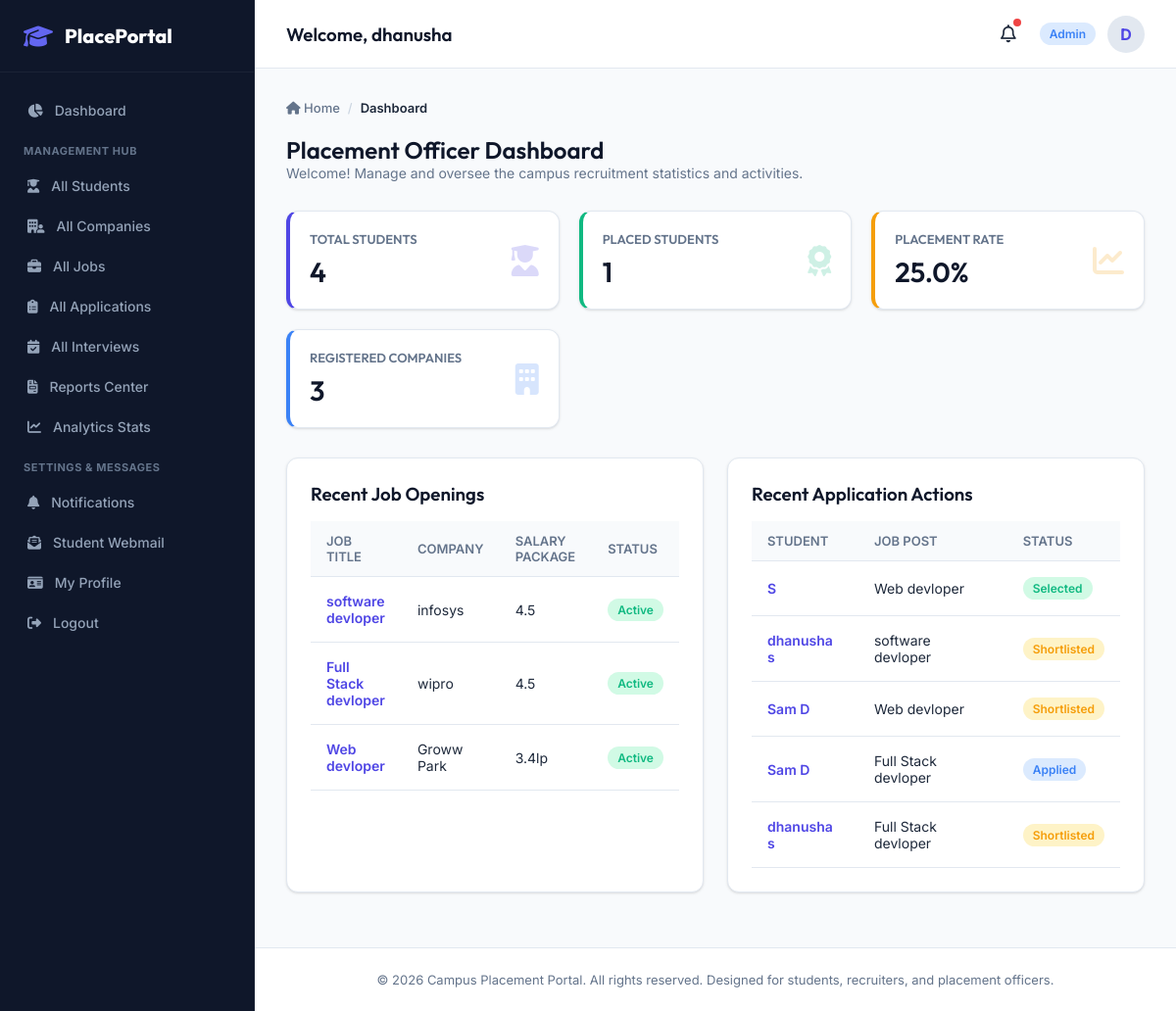
The app's page /dashboard/ (signed in), older data.
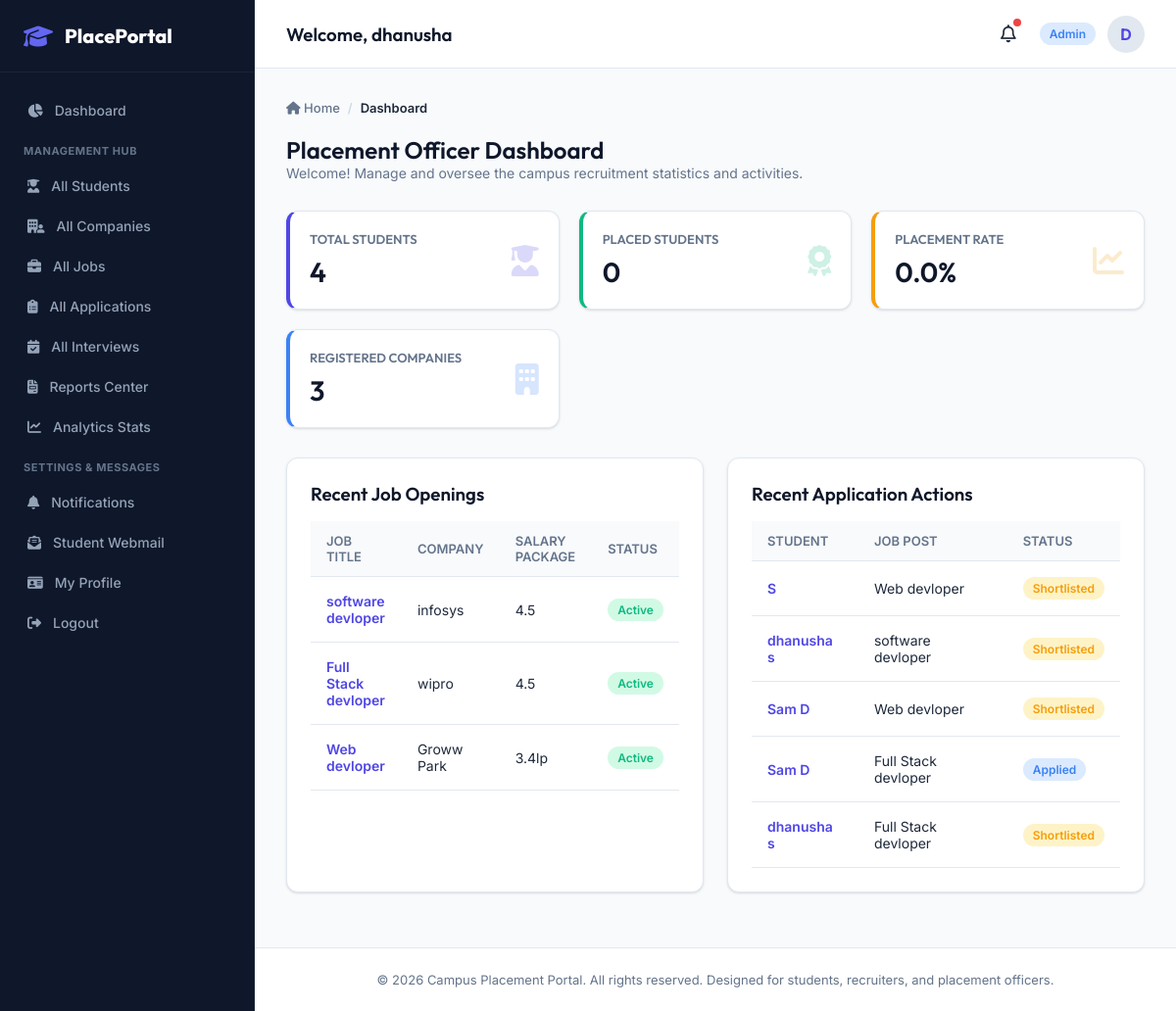
The same page, newer data.
### apps/applications/models.py (models this page shows, shortened)
class Application(models.Model):
    STATUS_CHOICES = (
        ('applied', 'Applied'),
        ('shortlisted', 'Shortlisted'),
        ('rejected', 'Rejected'),
        ('selected', 'Selected'),
    )
    job = models.ForeignKey(Job, on_delete=models.CASCADE, related_name='applications')
    student = models.ForeignKey(StudentProfile, on_delete=models.CASCADE, related_name='applications')
    applied_at = models.DateTimeField(auto_now_add=True)
    resume = models.FileField(upload_to='application_resumes/', blank=True, null=True)
    status = models.CharField(max_length=20, choices=STATUS_CHOICES, default='applied')
    cover_letter = models.TextField(blank=True)
    feedback = models.TextField(blank=True, help_text="Feedback from the recruiter")
    class Meta:
        unique_together = ('job', 'student')

### apps/students/models.py (models this page shows, shortened)
class StudentProfile(models.Model):
    STATUS_CHOICES = (
        ('unplaced', 'Unplaced'),
        ('shortlisted', 'Shortlisted'),
        ('placed', 'Placed'),
    )
    user = models.OneToOneField(settings.AUTH_USER_MODEL, on_delete=models.CASCADE, related_name='student_profile')
    roll_number = models.CharField(max_length=20, unique=True)
    department = models.CharField(max_length=100)
    course = models.CharField(max_length=100)
    batch_year = models.IntegerField()
    cgpa = models.DecimalField(max_digits=4, decimal_places=2)
    phone = models.CharField(max_length=15, blank=True, null=True)
    resume = models.FileField(upload_to='resumes/', blank=True, null=True)
    skills = models.TextField(blank=True, help_text="Comma-separated list of skills")
    placement_status = models.CharField(max_length=20, choices=STATUS_CHOICES, default='unplaced')

### apps/accounts/models.py (models this page shows, shortened)
class User(AbstractUser):
    ROLE_CHOICES = (
        ('student', 'Student'),
        ('company', 'Company'),
        ('officer', 'Placement Officer'),
        ('admin', 'Admin'),
    )
    role = models.CharField(max_length=20, choices=ROLE_CHOICES, default='student')
    phone_number = models.CharField(max_length=15, blank=True, null=True)

### apps/jobs/models.py (models this page shows, shortened)
class Job(models.Model):
    JOB_TYPE_CHOICES = (
        ('full_time', 'Full-time'),
        ('internship', 'Internship'),
        ('part_time', 'Part-time'),
    )
    company = models.ForeignKey(CompanyProfile, on_delete=models.CASCADE, related_name='jobs')
    title = models.CharField(max_length=200)
    description = models.TextField()
    requirements = models.TextField(blank=True, help_text="Additional job requirements")
    skills_required = models.TextField(blank=True, help_text="Comma-separated list of required skills")
    location = models.CharField(max_length=150)
    job_type = models.CharField(max_length=20, choices=JOB_TYPE_CHOICES, default='full_time')
    salary_package = models.CharField(max_length=50, help_text="e.g. 12 LPA, 50,000/month")
    eligibility_criteria = models.DecimalField(max_digits=4, decimal_places=2, default=0.00, help_text="Minimum required CGPA")
    application_deadline = models.DateTimeField()
    is_active = models.BooleanField(default=True)
    created_at = models.DateTimeField(auto_now_add=True)

### apps/dashboard/views.py (the view)
# urls.py: path('', views.dashboard_home, name='home'),
@login_required
def dashboard_home(request):
    user = request.user
    if user.role == 'student':
        return student_dashboard(request)
    elif user.role == 'company':
        return company_dashboard(request)
    elif user.role in ['officer', 'admin']:
        return admin_dashboard(request)
    return redirect('accounts:login')

### templates/dashboard/admin_dashboard.html (shortened to what the changed rows need)
{% extends 'base.html' %}
{% block content %}
<div style="margin-bottom: 30px;">
    <h2>Placement Officer Dashboard</h2>
</div>
<div style="display: grid; grid-template-columns: repeat(auto-fit, minmax(220px, 1fr)); gap: 20px; margin-bottom: 30px;">
    <div class="card" style="display: flex; align-items: center; justify-content: space-between; padding: 20px; border-left: 4px solid var(--primary); margin: 0;">
        <div>
            <h2 style="font-size: 28px; margin-top: 8px;">{{ student_count }}</h2>
        </div>
    </div>
    <div class="card" style="display: flex; align-items: center; justify-content: space-between; padding: 20px; border-left: 4px solid var(--success); margin: 0;">
        <div>
            <h4 style="color: var(--text-muted); font-size: 13px; text-transform: uppercase;">Placed Students</h4>
            <h2 style="font-size: 28px; margin-top: 8px;">{{ placed_count }}</h2>
        </div>
    </div>
    <div class="card" style="display: flex; align-items: center; justify-content: space-between; padding: 20px; border-left: 4px solid var(--warning); margin: 0;">
        <div>
            <h4 style="color: var(--text-muted); font-size: 13px; text-transform: uppercase;">Placement Rate</h4>
            <h2 style="font-size: 28px; margin-top: 8px;">{{ placement_rate }}%</h2>
        </div>
    </div>
    <div class="card" style="display: flex; align-items: center; justify-content: space-between; padding: 20px; border-left: 4px solid var(--info); margin: 0;">
        <div>
            <h2 style="font-size: 28px; margin-top: 8px;">{{ company_count }}</h2>
        </div>
    </div>
</div>
<div style="display: grid; grid-template-columns: 1fr 1fr; gap: 24px;">
    <div class="card">
        {% if recent_jobs %}
            <div class="table-responsive">
                <table>
                    <thead>
                        <tr>
                            <th>Job Title</th>
                            <th>Company</th>
                            <th>Salary Package</th>
                            <th>Status</th>
                        </tr>
                    </thead>
                </table>
            </div>
        {% else %}
            <p style="color: var(--text-muted); font-size: 14px;">No jobs posted in the system yet.</p>
        {% endif %}
    </div>
    <div class="card">
        {% if recent_applications %}
            <div class="table-responsive">
                <table>
                    <thead>
                        <tr>
                            <th>Student</th>
                            <th>Job Post</th>
                            <th>Status</th>
                        </tr>
                    </thead>
                    <tbody>
                        {% for app in recent_applications %}
                            <tr>
                                <td><a href="{% url 'students:student_detail' pk=app.student.pk %}" style="font-weight: 600;">{{ app.student.user.get_full_name }}</a></td>
                                <td>{{ app.job.title }}</td>
                                <td>
                                    {% if app.status == 'selected' %}
                                        <span class="badge badge-success">Selected</span>
                                    {% elif app.status == 'shortlisted' %}
                                        <span class="badge badge-warning">Shortlisted</span>
                                    {% elif app.status == 'rejected' %}
                                        <span class="badge badge-danger">Rejected</span>
                                    {% else %}
                                        <span class="badge badge-info">Applied</span>
                                    {% endif %}
                                </td>
                            </tr>
                        {% endfor %}
                    </tbody>
                </table>
            </div>
        {% else %}
            <p style="color: var(--text-muted); font-size: 14px;">No applications submitted in the system yet.</p>
        {% endif %}
    </div>
</div>
{% endblock %}

Row changes from the older to the newer data that the page shows:
changed Application (number 1 of 5 on the later page): status "Selected" → "Shortlisted"
Text that changed along with them:
{{ placed_count }}: "1" → "0"
{{ placement_rate }}: "25.0" → "0.0"
